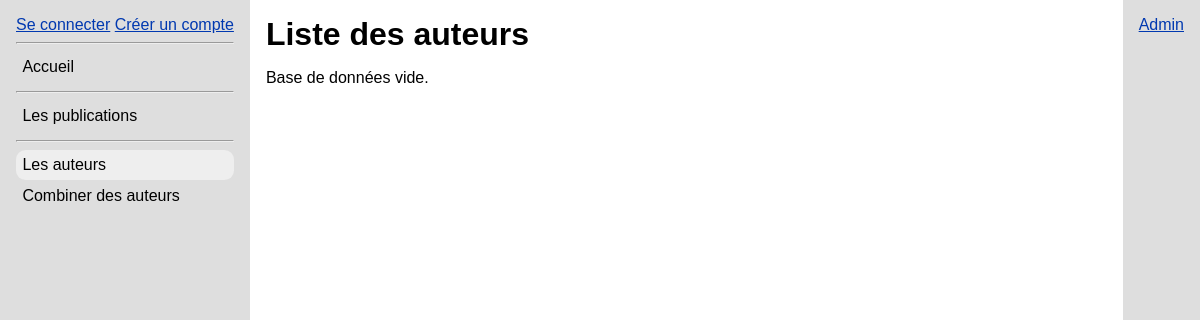
The app's page /authors/, older data.
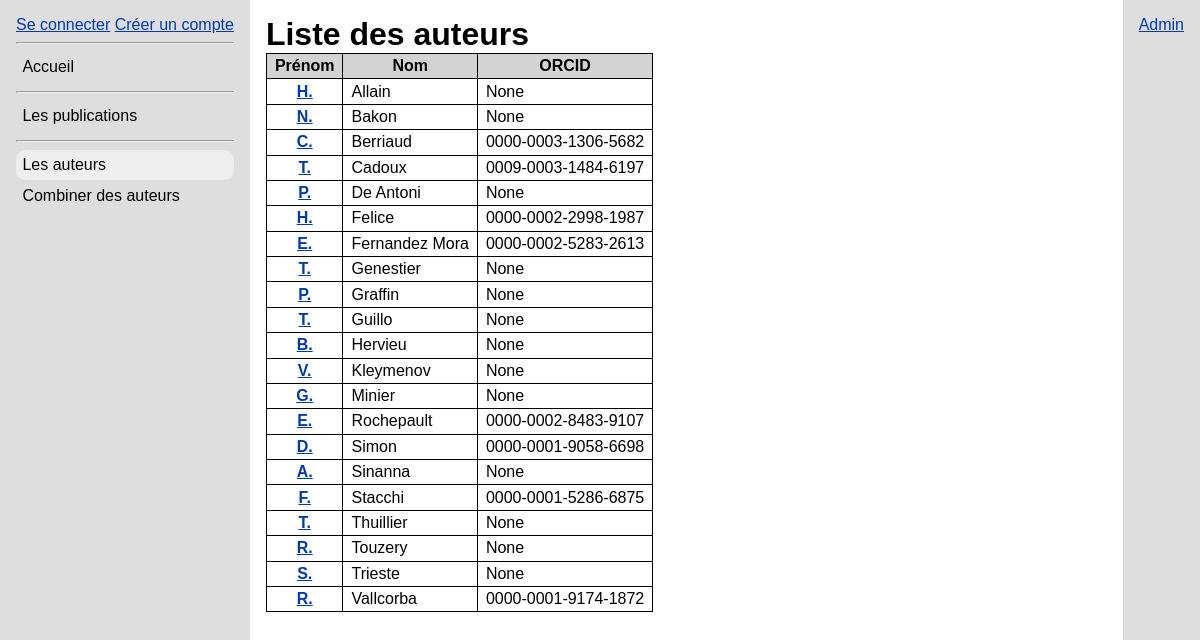
The same page, newer data.
### references/models.py (models this page shows, shortened)
class Author(models.Model):
    first_name = models.CharField(max_length=100, blank=True, null=True)
    last_name = models.CharField(max_length=100, blank=True, null=True)
    orcid = models.CharField(max_length=50, blank=True, null=True)

### references/views.py (the view)
# urls.py: path('authors/', AuthorListView.as_view(), name='authors_list'),
class AuthorListView(ListView):
    model = Author
    template_name = 'references/authors_list.html'
    context_object_name = 'authors'
    def get_context_data(self, **kwargs):
        context = super().get_context_data(**kwargs)
        authors = Author.objects.all()
        authors = authors.order_by('last_name')
        context["authors"] = authors
        return context

### references/templates/references/authors_list.html
{% extends 'references/base.html' %}
{% block content %}
    <h1>Liste des auteurs</h1>
    {% if authors %}
        <table>
            <thead>
                <tr>
                    <th scope="col">Prénom</th>
                    <th scope="col">Nom</th>
                    <th scope="col">ORCID</th>
                </tr>
            </thead>
            <tbody>
                {% for author in authors %}
                    <tr>
                        <th scope="row"><a href="{% url 'author_detail' author.pk %}">{{ author.first_name }}</a></th>
                        <td>{{ author.last_name }}</td>
                        <td>{{ author.orcid }}</td>
                    </tr>
                {% endfor %}
            </tbody>
        </table>
    {% else %}
        <p>Base de données vide.</p>
    {% endif %}
{% endblock content %}

Row changes from the older to the newer data that the page shows:
added Author: first_name "H.", last_name "Allain", orcid "None"
added Author: first_name "N.", last_name "Bakon", orcid "None"
added Author: first_name "C.", last_name "Berriaud", orcid "0000-0003-1306-5682"
added Author: first_name "T.", last_name "Cadoux", orcid "0009-0003-1484-6197"
added Author: first_name "P.", last_name "De Antoni", orcid "None"
added Author: first_name "H.", last_name "Felice", orcid "0000-0002-2998-1987"
added Author: first_name "E.", last_name "Fernandez Mora", orcid "0000-0002-5283-2613"
added Author: first_name "T.", last_name "Genestier", orcid "None"
added Author: first_name "P.", last_name "Graffin", orcid "None"
added Author: first_name "T.", last_name "Guillo", orcid "None"
added Author: first_name "B.", last_name "Hervieu", orcid "None"
added Author: first_name "V.", last_name "Kleymenov", orcid "None"
added Author: first_name "G.", last_name "Minier", orcid "None"
added Author: first_name "E.", last_name "Rochepault", orcid "0000-0002-8483-9107"
added Author: first_name "D.", last_name "Simon", orcid "0000-0001-9058-6698"
added Author: first_name "A.", last_name "Sinanna", orcid "None"
added Author: first_name "F.", last_name "Stacchi", orcid "0000-0001-5286-6875"
added Author: first_name "T.", last_name "Thuillier", orcid "None"
added Author: first_name "R.", last_name "Touzery", orcid "None"
added Author: first_name "S.", last_name "Trieste", orcid "None"
added Author: first_name "R.", last_name "Vallcorba", orcid "0000-0001-9174-1872"
Text that changed along with them:
text no longer shown: "Base de données vide."
text now shown: "Prénom Nom ORCID"
